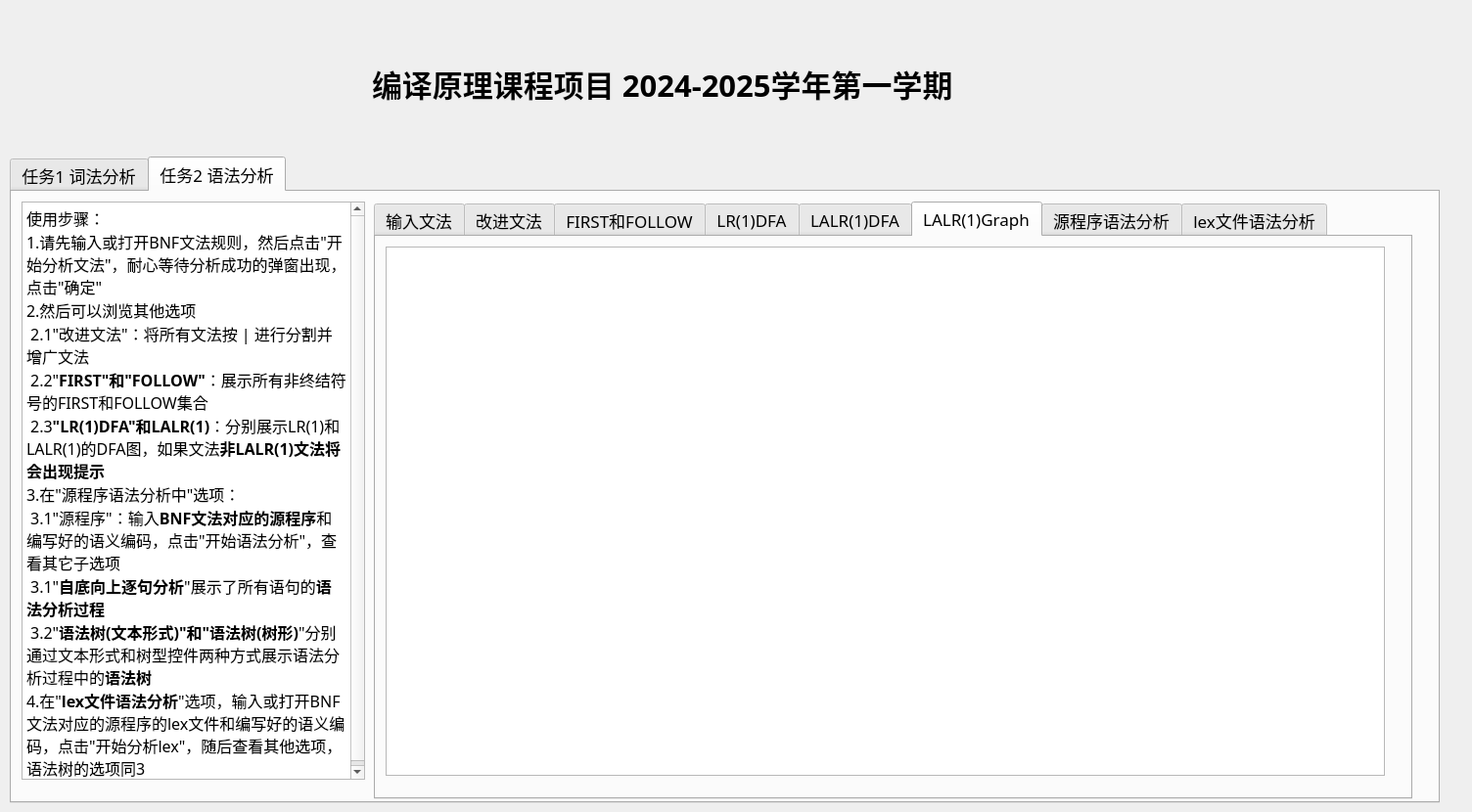
<?xml version="1.0" encoding="UTF-8"?>
<ui version="4.0">
 <class>Widget</class>
 <widget class="QWidget" name="Widget">
  <property name="geometry">
   <rect>
    <x>0</x>
    <y>0</y>
    <width>1504</width>
    <height>830</height>
   </rect>
  </property>
  <property name="windowTitle">
   <string>Widget</string>
  </property>
  <widget class="QTabWidget" name="tabWidget_2">
   <property name="geometry">
    <rect>
     <x>10</x>
     <y>160</y>
     <width>1461</width>
     <height>661</height>
    </rect>
   </property>
   <property name="font">
    <font>
     <family>等线</family>
     <pointsize>13</pointsize>
    </font>
   </property>
   <property name="currentIndex">
    <number>1</number>
   </property>
   <widget class="QWidget" name="tab_6">
    <attribute name="title">
     <string>任务1 词法分析</string>
    </attribute>
    <widget class="QTabWidget" name="tabWidget">
     <property name="geometry">
      <rect>
       <x>370</x>
       <y>10</y>
       <width>1051</width>
       <height>601</height>
      </rect>
     </property>
     <property name="font">
      <font>
       <family>等线</family>
       <pointsize>13</pointsize>
      </font>
     </property>
     <property name="currentIndex">
      <number>1</number>
     </property>
     <widget class="QWidget" name="tab_5">
      <attribute name="title">
       <string>正则表达式</string>
      </attribute>
      <widget class="QPlainTextEdit" name="plainTextEdit_2">
       <property name="geometry">
        <rect>
         <x>10</x>
         <y>200</y>
         <width>791</width>
         <height>351</height>
        </rect>
       </property>
       <property name="font">
        <font>
         <family>Consolas</family>
         <pointsize>14</pointsize>
        </font>
       </property>
       <property name="toolTip">
        <string>&lt;html&gt;&lt;head/&gt;&lt;body&gt;&lt;p&gt;&lt;br/&gt;&lt;/p&gt;&lt;/body&gt;&lt;/html&gt;</string>
       </property>
       <property name="plainText">
        <string/>
       </property>
       <property name="placeholderText">
        <string/>
       </property>
      </widget>
      <widget class="QPushButton" name="pushButton_6">
       <property name="geometry">
        <rect>
         <x>820</x>
         <y>170</y>
         <width>191</width>
         <height>51</height>
        </rect>
       </property>
       <property name="font">
        <font>
         <family>微软雅黑</family>
         <pointsize>12</pointsize>
        </font>
       </property>
       <property name="text">
        <string>上传正则表达式</string>
       </property>
      </widget>
      <widget class="QCheckBox" name="checkBox">
       <property name="geometry">
        <rect>
         <x>840</x>
         <y>40</y>
         <width>141</width>
         <height>41</height>
        </rect>
       </property>
       <property name="font">
        <font>
         <family>微软雅黑</family>
         <pointsize>12</pointsize>
        </font>
       </property>
       <property name="text">
        <string>忽略大小写区别</string>
       </property>
       <property name="tristate">
        <bool>false</bool>
       </property>
      </widget>
      <widget class="QPushButton" name="pushButton">
       <property name="geometry">
        <rect>
         <x>820</x>
         <y>450</y>
         <width>191</width>
         <height>61</height>
        </rect>
       </property>
       <property name="font">
        <font>
         <family>微软雅黑</family>
         <pointsize>12</pointsize>
        </font>
       </property>
       <property name="text">
        <string>开始正则表达式分析</string>
       </property>
      </widget>
      <widget class="QPushButton" name="pushButton_7">
       <property name="geometry">
        <rect>
         <x>820</x>
         <y>300</y>
         <width>191</width>
         <height>61</height>
        </rect>
       </property>
       <property name="font">
        <font>
         <family>微软雅黑</family>
         <pointsize>12</pointsize>
        </font>
       </property>
       <property name="text">
        <string>保存正则表达式</string>
       </property>
      </widget>
      <widget class="QTextBrowser" name="textBrowser_2">
       <property name="geometry">
        <rect>
         <x>10</x>
         <y>10</y>
         <width>791</width>
         <height>131</height>
        </rect>
       </property>
       <property name="html">
        <string>&lt;!DOCTYPE HTML PUBLIC &quot;-//W3C//DTD HTML 4.0//EN&quot; &quot;http://www.w3.org/TR/REC-html40/strict.dtd&quot;&gt;
&lt;html&gt;&lt;head&gt;&lt;meta name=&quot;qrichtext&quot; content=&quot;1&quot; /&gt;&lt;style type=&quot;text/css&quot;&gt;
p, li { white-space: pre-wrap; }
&lt;/style&gt;&lt;/head&gt;&lt;body style=&quot; font-family:'等线','等线'; font-size:13pt; font-weight:400; font-style:normal;&quot;&gt;
&lt;p style=&quot; margin-top:0px; margin-bottom:0px; margin-left:0px; margin-right:0px; -qt-block-indent:0; text-indent:0px;&quot;&gt;&lt;span style=&quot; font-family:'SimSun'; font-size:12pt;&quot;&gt;正则表达式输入规则：&lt;/span&gt;&lt;/p&gt;
&lt;p style=&quot; margin-top:0px; margin-bottom:0px; margin-left:0px; margin-right:0px; -qt-block-indent:0; text-indent:0px;&quot;&gt;&lt;span style=&quot; font-family:'SimSun'; font-size:12pt;&quot;&gt;1. 本项目&lt;/span&gt;&lt;span style=&quot; font-family:'SimSun'; font-size:12pt; font-weight:600;&quot;&gt;支持命名操作&lt;/span&gt;&lt;span style=&quot; font-family:'SimSun'; font-size:12pt;&quot;&gt;，输入中&lt;/span&gt;&lt;span style=&quot; font-family:'SimSun'; font-size:12pt; font-weight:600;&quot;&gt;必须包含&lt;/span&gt;&lt;span style=&quot; font-family:'SimSun'; font-size:12pt;&quot;&gt;这些命名：operators,operators_name,letter,digit,num,comment,_final其中&lt;/span&gt;&lt;span style=&quot; font-family:'SimSun'; font-size:12pt; font-weight:600;&quot;&gt;加下划线的_final&lt;/span&gt;&lt;span style=&quot; font-family:'SimSun'; font-size:12pt;&quot;&gt;表示该正则表达式需要生成DFA图&lt;/span&gt;&lt;/p&gt;
&lt;p style=&quot; margin-top:0px; margin-bottom:0px; margin-left:0px; margin-right:0px; -qt-block-indent:0; text-indent:0px;&quot;&gt;&lt;span style=&quot; font-family:'SimSun'; font-size:12pt;&quot;&gt;2. 所有正则表达式中输入中只能有一个_final&lt;/span&gt;&lt;/p&gt;
&lt;p style=&quot; margin-top:0px; margin-bottom:0px; margin-left:0px; margin-right:0px; -qt-block-indent:0; text-indent:0px;&quot;&gt;&lt;span style=&quot; font-family:'SimSun'; font-size:12pt;&quot;&gt;3. 本项目支持的正则表达式运算符号：转义符号()、连接、 选择(|)、 \n 闭包(*)、 正闭包（+）、 [ ]、 可选（?）、 括号 ( )&lt;/span&gt;&lt;/p&gt;&lt;/body&gt;&lt;/html&gt;</string>
       </property>
      </widget>
      <widget class="QLabel" name="label_7">
       <property name="geometry">
        <rect>
         <x>10</x>
         <y>160</y>
         <width>491</width>
         <height>31</height>
        </rect>
       </property>
       <property name="font">
        <font>
         <family>等线</family>
         <pointsize>15</pointsize>
        </font>
       </property>
       <property name="text">
        <string>请在以下窗口输入正则表达式:</string>
       </property>
      </widget>
     </widget>
     <widget class="QWidget" name="NFAWidget">
      <attribute name="title">
       <string>NFA</string>
      </attribute>
      <widget class="QTableWidget" name="NFAtable">
       <property name="geometry">
        <rect>
         <x>10</x>
         <y>10</y>
         <width>1021</width>
         <height>541</height>
        </rect>
       </property>
      </widget>
     </widget>
     <widget class="QWidget" name="DFAWidget">
      <attribute name="title">
       <string>DFA</string>
      </attribute>
      <widget class="QTableWidget" name="DFAtable">
       <property name="geometry">
        <rect>
         <x>10</x>
         <y>10</y>
         <width>1021</width>
         <height>541</height>
        </rect>
       </property>
       <property name="verticalScrollBarPolicy">
        <enum>Qt::ScrollBarAlwaysOn</enum>
       </property>
       <property name="horizontalScrollBarPolicy">
        <enum>Qt::ScrollBarAlwaysOn</enum>
       </property>
       <property name="sizeAdjustPolicy">
        <enum>QAbstractScrollArea::AdjustToContents</enum>
       </property>
      </widget>
     </widget>
     <widget class="QWidget" name="tab">
      <attribute name="title">
       <string>最小化DFA</string>
      </attribute>
      <widget class="QTableWidget" name="minDFAtable">
       <property name="geometry">
        <rect>
         <x>10</x>
         <y>10</y>
         <width>1021</width>
         <height>541</height>
        </rect>
       </property>
      </widget>
     </widget>
     <widget class="QWidget" name="tab_3">
      <attribute name="title">
       <string>编辑/保存sample文件</string>
      </attribute>
      <widget class="QPlainTextEdit" name="sampleEdit">
       <property name="geometry">
        <rect>
         <x>10</x>
         <y>80</y>
         <width>811</width>
         <height>451</height>
        </rect>
       </property>
       <property name="font">
        <font>
         <family>等线</family>
         <pointsize>13</pointsize>
        </font>
       </property>
      </widget>
      <widget class="QPushButton" name="openSampleButton">
       <property name="geometry">
        <rect>
         <x>840</x>
         <y>150</y>
         <width>161</width>
         <height>61</height>
        </rect>
       </property>
       <property name="font">
        <font>
         <family>霞鹜文楷</family>
         <pointsize>12</pointsize>
        </font>
       </property>
       <property name="text">
        <string>打开sample文件</string>
       </property>
      </widget>
      <widget class="QPushButton" name="saveSampleButton">
       <property name="geometry">
        <rect>
         <x>840</x>
         <y>280</y>
         <width>161</width>
         <height>51</height>
        </rect>
       </property>
       <property name="font">
        <font>
         <family>霞鹜文楷</family>
         <pointsize>12</pointsize>
        </font>
       </property>
       <property name="text">
        <string>保存sample文件</string>
       </property>
      </widget>
      <widget class="QLabel" name="label_14">
       <property name="geometry">
        <rect>
         <x>30</x>
         <y>30</y>
         <width>901</width>
         <height>41</height>
        </rect>
       </property>
       <property name="font">
        <font>
         <family>等线</family>
         <pointsize>13</pointsize>
        </font>
       </property>
       <property name="text">
        <string>说明：sample文件是词法分析程序所要分析的对象，您可以在这里编辑并保存sample文件。</string>
       </property>
      </widget>
     </widget>
     <widget class="QWidget" name="tab_2">
      <attribute name="title">
       <string>词法分析源程序</string>
      </attribute>
      <widget class="QTextBrowser" name="codeBrowser">
       <property name="geometry">
        <rect>
         <x>10</x>
         <y>160</y>
         <width>1021</width>
         <height>381</height>
        </rect>
       </property>
       <property name="font">
        <font>
         <family>等线</family>
         <pointsize>12</pointsize>
        </font>
       </property>
      </widget>
      <widget class="QPushButton" name="pushButton_2">
       <property name="geometry">
        <rect>
         <x>760</x>
         <y>20</y>
         <width>251</width>
         <height>51</height>
        </rect>
       </property>
       <property name="font">
        <font>
         <family>等线</family>
         <pointsize>13</pointsize>
        </font>
       </property>
       <property name="text">
        <string>生成并保存词法分析源码</string>
       </property>
      </widget>
      <widget class="QPushButton" name="pushButton_3">
       <property name="geometry">
        <rect>
         <x>760</x>
         <y>90</y>
         <width>251</width>
         <height>51</height>
        </rect>
       </property>
       <property name="font">
        <font>
         <family>等线</family>
         <pointsize>13</pointsize>
        </font>
       </property>
       <property name="text">
        <string>编译运行代码</string>
       </property>
      </widget>
      <widget class="QLabel" name="label_15">
       <property name="geometry">
        <rect>
         <x>30</x>
         <y>60</y>
         <width>791</width>
         <height>31</height>
        </rect>
       </property>
       <property name="font">
        <font>
         <family>霞鹜文楷</family>
         <pointsize>13</pointsize>
        </font>
       </property>
       <property name="text">
        <string/>
       </property>
      </widget>
      <widget class="QLabel" name="label_17">
       <property name="geometry">
        <rect>
         <x>30</x>
         <y>100</y>
         <width>661</width>
         <height>31</height>
        </rect>
       </property>
       <property name="font">
        <font>
         <family>霞鹜文楷</family>
         <pointsize>13</pointsize>
        </font>
       </property>
       <property name="text">
        <string/>
       </property>
      </widget>
      <widget class="QTextBrowser" name="textBrowser_5">
       <property name="geometry">
        <rect>
         <x>20</x>
         <y>10</y>
         <width>731</width>
         <height>141</height>
        </rect>
       </property>
       <property name="font">
        <font>
         <family>等线</family>
         <pointsize>12</pointsize>
        </font>
       </property>
       <property name="html">
        <string>&lt;!DOCTYPE HTML PUBLIC &quot;-//W3C//DTD HTML 4.0//EN&quot; &quot;http://www.w3.org/TR/REC-html40/strict.dtd&quot;&gt;
&lt;html&gt;&lt;head&gt;&lt;meta name=&quot;qrichtext&quot; content=&quot;1&quot; /&gt;&lt;style type=&quot;text/css&quot;&gt;
p, li { white-space: pre-wrap; }
&lt;/style&gt;&lt;/head&gt;&lt;body style=&quot; font-family:'等线','等线','等线'; font-size:12pt; font-weight:400; font-style:normal;&quot;&gt;
&lt;p style=&quot; margin-top:0px; margin-bottom:0px; margin-left:0px; margin-right:0px; -qt-block-indent:0; text-indent:0px;&quot;&gt;&lt;span style=&quot; font-family:'霞鹜文楷'; font-size:13pt;&quot;&gt;说明：1. 您需要先选择源码保存位置，输入文件后缀名，才可以浏览源码；2. 保存源码后，才可以编译运行源码，注意需要将sample文件保存到相同的路径下；3. 如果运行成功，运行的结果将展示在&amp;quot;lex&amp;quot;选项卡中。&lt;/span&gt;&lt;/p&gt;&lt;/body&gt;&lt;/html&gt;</string>
       </property>
      </widget>
     </widget>
     <widget class="QWidget" name="tab_4">
      <attribute name="title">
       <string>lex</string>
      </attribute>
      <widget class="QTextBrowser" name="lexBrewser">
       <property name="geometry">
        <rect>
         <x>20</x>
         <y>80</y>
         <width>411</width>
         <height>471</height>
        </rect>
       </property>
       <property name="font">
        <font>
         <family>等线</family>
         <pointsize>12</pointsize>
        </font>
       </property>
      </widget>
      <widget class="QPushButton" name="openLexButton">
       <property name="geometry">
        <rect>
         <x>830</x>
         <y>330</y>
         <width>191</width>
         <height>41</height>
        </rect>
       </property>
       <property name="font">
        <font>
         <family>等线</family>
         <pointsize>12</pointsize>
        </font>
       </property>
       <property name="text">
        <string>打开lex文件</string>
       </property>
      </widget>
      <widget class="QLabel" name="label_16">
       <property name="geometry">
        <rect>
         <x>830</x>
         <y>200</y>
         <width>201</width>
         <height>61</height>
        </rect>
       </property>
       <property name="font">
        <font>
         <family>等线</family>
         <pointsize>13</pointsize>
        </font>
       </property>
       <property name="text">
        <string>您也可以点击按钮
手动打开lex文件</string>
       </property>
      </widget>
      <widget class="QTextBrowser" name="lexCodeBrowser">
       <property name="geometry">
        <rect>
         <x>450</x>
         <y>80</y>
         <width>351</width>
         <height>471</height>
        </rect>
       </property>
       <property name="font">
        <font>
         <family>等线</family>
         <pointsize>12</pointsize>
        </font>
       </property>
      </widget>
      <widget class="QLabel" name="label_18">
       <property name="geometry">
        <rect>
         <x>170</x>
         <y>50</y>
         <width>91</width>
         <height>31</height>
        </rect>
       </property>
       <property name="font">
        <font>
         <family>等线</family>
         <pointsize>13</pointsize>
        </font>
       </property>
       <property name="text">
        <string>lex编码</string>
       </property>
      </widget>
      <widget class="QLabel" name="label_19">
       <property name="geometry">
        <rect>
         <x>460</x>
         <y>50</y>
         <width>361</width>
         <height>31</height>
        </rect>
       </property>
       <property name="font">
        <font>
         <family>等线</family>
         <pointsize>13</pointsize>
        </font>
       </property>
       <property name="text">
        <string>lex编码对照表（由正则表达式生成）</string>
       </property>
      </widget>
     </widget>
    </widget>
    <widget class="QTextBrowser" name="textBrowser">
     <property name="geometry">
      <rect>
       <x>10</x>
       <y>10</y>
       <width>351</width>
       <height>591</height>
      </rect>
     </property>
     <property name="html">
      <string>&lt;!DOCTYPE HTML PUBLIC &quot;-//W3C//DTD HTML 4.0//EN&quot; &quot;http://www.w3.org/TR/REC-html40/strict.dtd&quot;&gt;
&lt;html&gt;&lt;head&gt;&lt;meta name=&quot;qrichtext&quot; content=&quot;1&quot; /&gt;&lt;style type=&quot;text/css&quot;&gt;
p, li { white-space: pre-wrap; }
&lt;/style&gt;&lt;/head&gt;&lt;body style=&quot; font-family:'等线'; font-size:13pt; font-weight:400; font-style:normal;&quot;&gt;
&lt;p align=&quot;center&quot; style=&quot; margin-top:0px; margin-bottom:0px; margin-left:0px; margin-right:0px; -qt-block-indent:0; text-indent:0px;&quot;&gt;&lt;span style=&quot; font-family:'SimSun'; font-size:12pt;&quot;&gt;使用步骤&lt;/span&gt;&lt;/p&gt;
&lt;p style=&quot; margin-top:0px; margin-bottom:0px; margin-left:0px; margin-right:0px; -qt-block-indent:0; text-indent:0px;&quot;&gt;&lt;span style=&quot; font-family:'SimSun'; font-size:12pt;&quot;&gt;1.请先查看并阅读&lt;/span&gt;&lt;span style=&quot; font-family:'SimSun'; font-size:12pt; font-weight:600;&quot;&gt;正则表达式的输入规则&lt;/span&gt;&lt;/p&gt;
&lt;p style=&quot; margin-top:0px; margin-bottom:0px; margin-left:0px; margin-right:0px; -qt-block-indent:0; text-indent:0px;&quot;&gt;&lt;span style=&quot; font-family:'SimSun'; font-size:12pt;&quot;&gt;2.请手动输入正则表达或打开正则表达式文件，同时可以根据语言特性选择是否&amp;quot;忽略大小写&amp;quot;。&lt;/span&gt;&lt;/p&gt;
&lt;p style=&quot; margin-top:0px; margin-bottom:0px; margin-left:0px; margin-right:0px; -qt-block-indent:0; text-indent:0px;&quot;&gt;&lt;span style=&quot; font-family:'SimSun'; font-size:12pt;&quot;&gt;3.点击&amp;quot;开始分析&amp;quot;&lt;/span&gt;&lt;/p&gt;
&lt;p style=&quot; margin-top:0px; margin-bottom:0px; margin-left:0px; margin-right:0px; -qt-block-indent:0; text-indent:0px;&quot;&gt;&lt;span style=&quot; font-family:'SimSun'; font-size:12pt;&quot;&gt;4.分析完毕后，再点击其他按钮查看结果：&lt;/span&gt;&lt;span style=&quot; font-family:'SimSun'; font-size:12pt; font-weight:600;&quot;&gt;&amp;quot;NFA&amp;quot;,&amp;quot;DFA&amp;quot;,&amp;quot;最小化DFA&amp;quot;&lt;/span&gt;&lt;span style=&quot; font-family:'SimSun'; font-size:12pt;&quot;&gt;，以上三个分析结果均以状态转换表的形式呈现&lt;/span&gt;&lt;/p&gt;
&lt;p style=&quot; margin-top:0px; margin-bottom:0px; margin-left:0px; margin-right:0px; -qt-block-indent:0; text-indent:0px;&quot;&gt;&lt;span style=&quot; font-family:'SimSun'; font-size:12pt;&quot;&gt;5.选择&amp;quot;&lt;/span&gt;&lt;span style=&quot; font-family:'SimSun'; font-size:12pt; font-weight:600;&quot;&gt;词法分析源程序&lt;/span&gt;&lt;span style=&quot; font-family:'SimSun'; font-size:12pt;&quot;&gt;&amp;quot;选项，点击&amp;quot;保存源码&amp;quot;按钮，源码将以lexer.c文件保存到指定路径下。&lt;/span&gt;&lt;/p&gt;
&lt;p style=&quot; margin-top:0px; margin-bottom:0px; margin-left:0px; margin-right:0px; -qt-block-indent:0; text-indent:0px;&quot;&gt;&lt;span style=&quot; font-family:'SimSun'; font-size:12pt;&quot;&gt;6.选择&amp;quot;sanple&amp;quot;选项，用户可以在该窗口下编辑或打开查看sample文件，同时需要制定文件后缀&lt;/span&gt;&lt;/p&gt;
&lt;p style=&quot; margin-top:0px; margin-bottom:0px; margin-left:0px; margin-right:0px; -qt-block-indent:0; text-indent:0px;&quot;&gt;&lt;span style=&quot; font-family:'SimSun'; font-size:12pt;&quot;&gt;7.由于词法分析源程序中内置了文件读写的代码，因此在&amp;quot;词法分析源程序&amp;quot;选项中，需要用户手动输入要分析的sample文件的后缀，可以输入tny或minic。源码保存完毕后，点击&lt;/span&gt;&lt;span style=&quot; font-family:'SimSun'; font-size:12pt; font-weight:600;&quot;&gt;&amp;quot;编译运行源码&lt;/span&gt;&lt;span style=&quot; font-family:'SimSun'; font-size:12pt;&quot;&gt;&amp;quot;即可对运行词法分析程序。等待一段时间后，出现弹窗，提示运行完毕，可在&amp;quot;&lt;/span&gt;&lt;span style=&quot; font-family:'SimSun'; font-size:12pt; font-weight:600;&quot;&gt;lex&lt;/span&gt;&lt;span style=&quot; font-family:'SimSun'; font-size:12pt;&quot;&gt;&amp;quot;选项下直接查看lex文件的内容，即可查看对sample文件的所有&lt;/span&gt;&lt;span style=&quot; font-family:'SimSun'; font-size:12pt; font-weight:600;&quot;&gt;单词编码&lt;/span&gt;&lt;/p&gt;&lt;/body&gt;&lt;/html&gt;</string>
     </property>
    </widget>
   </widget>
   <widget class="QWidget" name="tab_7">
    <attribute name="title">
     <string>任务2 语法分析</string>
    </attribute>
    <widget class="QTextBrowser" name="textBrowser_4">
     <property name="geometry">
      <rect>
       <x>10</x>
       <y>10</y>
       <width>351</width>
       <height>591</height>
      </rect>
     </property>
     <property name="html">
      <string>&lt;!DOCTYPE HTML PUBLIC &quot;-//W3C//DTD HTML 4.0//EN&quot; &quot;http://www.w3.org/TR/REC-html40/strict.dtd&quot;&gt;
&lt;html&gt;&lt;head&gt;&lt;meta name=&quot;qrichtext&quot; content=&quot;1&quot; /&gt;&lt;style type=&quot;text/css&quot;&gt;
p, li { white-space: pre-wrap; }
&lt;/style&gt;&lt;/head&gt;&lt;body style=&quot; font-family:'等线'; font-size:13pt; font-weight:400; font-style:normal;&quot;&gt;
&lt;p style=&quot; margin-top:0px; margin-bottom:0px; margin-left:0px; margin-right:0px; -qt-block-indent:0; text-indent:0px;&quot;&gt;&lt;span style=&quot; font-family:'SimSun'; font-size:12pt;&quot;&gt;使用步骤：&lt;/span&gt;&lt;/p&gt;
&lt;p style=&quot; margin-top:0px; margin-bottom:0px; margin-left:0px; margin-right:0px; -qt-block-indent:0; text-indent:0px;&quot;&gt;&lt;span style=&quot; font-family:'SimSun'; font-size:12pt;&quot;&gt;1.请先输入或打开BNF文法规则，然后点击&amp;quot;开始分析文法&amp;quot;，耐心等待分析成功的弹窗出现，点击&amp;quot;确定&amp;quot;&lt;/span&gt;&lt;/p&gt;
&lt;p style=&quot; margin-top:0px; margin-bottom:0px; margin-left:0px; margin-right:0px; -qt-block-indent:0; text-indent:0px;&quot;&gt;&lt;span style=&quot; font-family:'SimSun'; font-size:12pt;&quot;&gt;2.然后可以浏览其他选项&lt;/span&gt;&lt;/p&gt;
&lt;p style=&quot; margin-top:0px; margin-bottom:0px; margin-left:0px; margin-right:0px; -qt-block-indent:0; text-indent:0px;&quot;&gt;&lt;span style=&quot; font-family:'SimSun'; font-size:12pt;&quot;&gt; 2.1&amp;quot;改进文法&amp;quot;：将所有文法按 | 进行分割并增广文法&lt;/span&gt;&lt;/p&gt;
&lt;p style=&quot; margin-top:0px; margin-bottom:0px; margin-left:0px; margin-right:0px; -qt-block-indent:0; text-indent:0px;&quot;&gt;&lt;span style=&quot; font-family:'SimSun'; font-size:12pt;&quot;&gt; 2.2&amp;quot;&lt;/span&gt;&lt;span style=&quot; font-family:'SimSun'; font-size:12pt; font-weight:600;&quot;&gt;FIRST&amp;quot;和&amp;quot;FOLLOW&amp;quot;&lt;/span&gt;&lt;span style=&quot; font-family:'SimSun'; font-size:12pt;&quot;&gt;：展示所有非终结符号的FIRST和FOLLOW集合&lt;/span&gt;&lt;/p&gt;
&lt;p style=&quot; margin-top:0px; margin-bottom:0px; margin-left:0px; margin-right:0px; -qt-block-indent:0; text-indent:0px;&quot;&gt;&lt;span style=&quot; font-family:'SimSun'; font-size:12pt;&quot;&gt; 2.3&lt;/span&gt;&lt;span style=&quot; font-family:'SimSun'; font-size:12pt; font-weight:600;&quot;&gt;&amp;quot;LR(1)DFA&amp;quot;和LALR(1)&lt;/span&gt;&lt;span style=&quot; font-family:'SimSun'; font-size:12pt;&quot;&gt;：分别展示LR(1)和LALR(1)的DFA图，如果文法&lt;/span&gt;&lt;span style=&quot; font-family:'SimSun'; font-size:12pt; font-weight:600;&quot;&gt;非LALR(1)文法将会出现提示&lt;/span&gt;&lt;/p&gt;
&lt;p style=&quot; margin-top:0px; margin-bottom:0px; margin-left:0px; margin-right:0px; -qt-block-indent:0; text-indent:0px;&quot;&gt;&lt;span style=&quot; font-family:'SimSun'; font-size:12pt;&quot;&gt;3.在&amp;quot;源程序语法分析中&amp;quot;选项：&lt;/span&gt;&lt;/p&gt;
&lt;p style=&quot; margin-top:0px; margin-bottom:0px; margin-left:0px; margin-right:0px; -qt-block-indent:0; text-indent:0px;&quot;&gt;&lt;span style=&quot; font-family:'SimSun'; font-size:12pt;&quot;&gt; 3.1&amp;quot;源程序&amp;quot;：输入&lt;/span&gt;&lt;span style=&quot; font-family:'SimSun'; font-size:12pt; font-weight:600;&quot;&gt;BNF文法对应的源程序&lt;/span&gt;&lt;span style=&quot; font-family:'SimSun'; font-size:12pt;&quot;&gt;和编写好的语义编码，点击&amp;quot;开始语法分析&amp;quot;，查看其它子选项&lt;/span&gt;&lt;/p&gt;
&lt;p style=&quot; margin-top:0px; margin-bottom:0px; margin-left:0px; margin-right:0px; -qt-block-indent:0; text-indent:0px;&quot;&gt;&lt;span style=&quot; font-family:'SimSun'; font-size:12pt;&quot;&gt; 3.1&amp;quot;&lt;/span&gt;&lt;span style=&quot; font-family:'SimSun'; font-size:12pt; font-weight:600;&quot;&gt;自底向上逐句分析&lt;/span&gt;&lt;span style=&quot; font-family:'SimSun'; font-size:12pt;&quot;&gt;&amp;quot;展示了所有语句的&lt;/span&gt;&lt;span style=&quot; font-family:'SimSun'; font-size:12pt; font-weight:600;&quot;&gt;语法分析过程&lt;/span&gt;&lt;/p&gt;
&lt;p style=&quot; margin-top:0px; margin-bottom:0px; margin-left:0px; margin-right:0px; -qt-block-indent:0; text-indent:0px;&quot;&gt;&lt;span style=&quot; font-family:'SimSun'; font-size:12pt;&quot;&gt; 3.2&amp;quot;&lt;/span&gt;&lt;span style=&quot; font-family:'SimSun'; font-size:12pt; font-weight:600;&quot;&gt;语法树(文本形式)&amp;quot;和&amp;quot;语法树(树形)&lt;/span&gt;&lt;span style=&quot; font-family:'SimSun'; font-size:12pt;&quot;&gt;&amp;quot;分别通过文本形式和树型控件两种方式展示语法分析过程中的&lt;/span&gt;&lt;span style=&quot; font-family:'SimSun'; font-size:12pt; font-weight:600;&quot;&gt;语法树&lt;/span&gt;&lt;/p&gt;
&lt;p style=&quot; margin-top:0px; margin-bottom:0px; margin-left:0px; margin-right:0px; -qt-block-indent:0; text-indent:0px;&quot;&gt;&lt;span style=&quot; font-family:'SimSun'; font-size:12pt;&quot;&gt;4.在&amp;quot;&lt;/span&gt;&lt;span style=&quot; font-family:'SimSun'; font-size:12pt; font-weight:600;&quot;&gt;lex文件语法分析&lt;/span&gt;&lt;span style=&quot; font-family:'SimSun'; font-size:12pt;&quot;&gt;&amp;quot;选项，输入或打开BNF文法对应的源程序的lex文件和编写好的语义编码，点击&amp;quot;开始分析lex&amp;quot;，随后查看其他选项，语法树的选项同3&lt;/span&gt;&lt;/p&gt;&lt;/body&gt;&lt;/html&gt;</string>
     </property>
    </widget>
    <widget class="QTabWidget" name="tabWidget_3">
     <property name="geometry">
      <rect>
       <x>370</x>
       <y>10</y>
       <width>1061</width>
       <height>611</height>
      </rect>
     </property>
     <property name="font">
      <font>
       <family>等线</family>
       <pointsize>13</pointsize>
      </font>
     </property>
     <property name="currentIndex">
      <number>5</number>
     </property>
     <widget class="QWidget" name="tab_16">
      <attribute name="title">
       <string>输入文法</string>
      </attribute>
      <widget class="QPlainTextEdit" name="plainTextEdit">
       <property name="geometry">
        <rect>
         <x>10</x>
         <y>10</y>
         <width>831</width>
         <height>541</height>
        </rect>
       </property>
       <property name="font">
        <font>
         <family>等线</family>
         <pointsize>13</pointsize>
        </font>
       </property>
      </widget>
      <widget class="QPushButton" name="analyze">
       <property name="geometry">
        <rect>
         <x>870</x>
         <y>380</y>
         <width>171</width>
         <height>51</height>
        </rect>
       </property>
       <property name="font">
        <font>
         <family>霞鹜文楷</family>
         <pointsize>14</pointsize>
        </font>
       </property>
       <property name="text">
        <string>开始分析文法</string>
       </property>
      </widget>
      <widget class="QPushButton" name="saveFile">
       <property name="geometry">
        <rect>
         <x>870</x>
         <y>100</y>
         <width>171</width>
         <height>51</height>
        </rect>
       </property>
       <property name="font">
        <font>
         <family>霞鹜文楷</family>
         <pointsize>14</pointsize>
        </font>
       </property>
       <property name="text">
        <string>保存文法规则</string>
       </property>
      </widget>
      <widget class="QPushButton" name="openFile">
       <property name="geometry">
        <rect>
         <x>870</x>
         <y>240</y>
         <width>171</width>
         <height>51</height>
        </rect>
       </property>
       <property name="font">
        <font>
         <family>霞鹜文楷</family>
         <pointsize>14</pointsize>
        </font>
       </property>
       <property name="text">
        <string>打开文法规则</string>
       </property>
      </widget>
     </widget>
     <widget class="QWidget" name="tab_8">
      <attribute name="title">
       <string>改进文法</string>
      </attribute>
      <widget class="QTextBrowser" name="textBrowser_3">
       <property name="geometry">
        <rect>
         <x>10</x>
         <y>10</y>
         <width>1031</width>
         <height>551</height>
        </rect>
       </property>
       <property name="font">
        <font>
         <family>等线</family>
         <pointsize>13</pointsize>
        </font>
       </property>
      </widget>
     </widget>
     <widget class="QWidget" name="tab_9">
      <attribute name="title">
       <string>FIRST和FOLLOW</string>
      </attribute>
      <widget class="QTableWidget" name="firstTable">
       <property name="geometry">
        <rect>
         <x>20</x>
         <y>10</y>
         <width>501</width>
         <height>541</height>
        </rect>
       </property>
       <property name="font">
        <font>
         <family>等线</family>
         <pointsize>11</pointsize>
        </font>
       </property>
      </widget>
      <widget class="QTableWidget" name="followTable">
       <property name="geometry">
        <rect>
         <x>540</x>
         <y>10</y>
         <width>501</width>
         <height>541</height>
        </rect>
       </property>
       <property name="font">
        <font>
         <family>等线</family>
         <pointsize>11</pointsize>
        </font>
       </property>
      </widget>
     </widget>
     <widget class="QWidget" name="tab_11">
      <attribute name="title">
       <string>LR(1)DFA</string>
      </attribute>
      <widget class="QTableWidget" name="LR1DFAGraphTable">
       <property name="geometry">
        <rect>
         <x>10</x>
         <y>10</y>
         <width>1031</width>
         <height>541</height>
        </rect>
       </property>
      </widget>
     </widget>
     <widget class="QWidget" name="tab_12">
      <attribute name="title">
       <string>LALR(1)DFA</string>
      </attribute>
      <widget class="QTableWidget" name="LALR1DFAGraphTable">
       <property name="geometry">
        <rect>
         <x>10</x>
         <y>10</y>
         <width>1031</width>
         <height>541</height>
        </rect>
       </property>
      </widget>
     </widget>
     <widget class="QWidget" name="tab_13">
      <attribute name="title">
       <string>LALR(1)Graph</string>
      </attribute>
      <widget class="QTableWidget" name="LALR1AnalyzeTable_2">
       <property name="geometry">
        <rect>
         <x>10</x>
         <y>10</y>
         <width>1021</width>
         <height>541</height>
        </rect>
       </property>
      </widget>
     </widget>
     <widget class="QWidget" name="tab_14">
      <attribute name="title">
       <string>源程序语法分析</string>
      </attribute>
      <widget class="QTabWidget" name="tabWidget_4">
       <property name="geometry">
        <rect>
         <x>10</x>
         <y>10</y>
         <width>1031</width>
         <height>551</height>
        </rect>
       </property>
       <property name="currentIndex">
        <number>0</number>
       </property>
       <widget class="QWidget" name="tab_15">
        <attribute name="title">
         <string>源程序</string>
        </attribute>
        <widget class="QPlainTextEdit" name="codePlainTextEdit">
         <property name="geometry">
          <rect>
           <x>10</x>
           <y>60</y>
           <width>381</width>
           <height>441</height>
          </rect>
         </property>
         <property name="font">
          <font>
           <family>等线</family>
           <pointsize>12</pointsize>
          </font>
         </property>
        </widget>
        <widget class="QPushButton" name="codeAnalyzeBtn">
         <property name="geometry">
          <rect>
           <x>800</x>
           <y>350</y>
           <width>201</width>
           <height>51</height>
          </rect>
         </property>
         <property name="font">
          <font>
           <family>等线</family>
           <pointsize>13</pointsize>
          </font>
         </property>
         <property name="text">
          <string>开始语法分析</string>
         </property>
        </widget>
        <widget class="QLabel" name="label_3">
         <property name="geometry">
          <rect>
           <x>60</x>
           <y>0</y>
           <width>301</width>
           <height>61</height>
          </rect>
         </property>
         <property name="font">
          <font>
           <family>等线</family>
           <pointsize>13</pointsize>
          </font>
         </property>
         <property name="text">
          <string>文法对应的源程序(不能有注释)</string>
         </property>
        </widget>
        <widget class="QPlainTextEdit" name="codeSemanticPlainTextEdit">
         <property name="geometry">
          <rect>
           <x>410</x>
           <y>60</y>
           <width>381</width>
           <height>441</height>
          </rect>
         </property>
         <property name="font">
          <font>
           <family>等线</family>
           <pointsize>12</pointsize>
          </font>
         </property>
        </widget>
        <widget class="QLabel" name="label_4">
         <property name="geometry">
          <rect>
           <x>500</x>
           <y>10</y>
           <width>211</width>
           <height>41</height>
          </rect>
         </property>
         <property name="font">
          <font>
           <family>等线</family>
           <pointsize>13</pointsize>
          </font>
         </property>
         <property name="text">
          <string>文法对应的语义编码</string>
         </property>
        </widget>
        <widget class="QPushButton" name="openCodeFileBtn">
         <property name="geometry">
          <rect>
           <x>800</x>
           <y>140</y>
           <width>201</width>
           <height>51</height>
          </rect>
         </property>
         <property name="font">
          <font>
           <family>等线</family>
           <pointsize>13</pointsize>
          </font>
         </property>
         <property name="text">
          <string>打开源程序文件</string>
         </property>
        </widget>
        <widget class="QPushButton" name="openSemanticBtn">
         <property name="geometry">
          <rect>
           <x>800</x>
           <y>240</y>
           <width>201</width>
           <height>51</height>
          </rect>
         </property>
         <property name="font">
          <font>
           <family>等线</family>
           <pointsize>13</pointsize>
          </font>
         </property>
         <property name="text">
          <string>打开语义编码文件</string>
         </property>
        </widget>
       </widget>
       <widget class="QWidget" name="tab_17">
        <attribute name="title">
         <string>自底向上逐句分析</string>
        </attribute>
        <widget class="QTableWidget" name="codeAnalyzeTable">
         <property name="geometry">
          <rect>
           <x>10</x>
           <y>10</y>
           <width>1001</width>
           <height>491</height>
          </rect>
         </property>
        </widget>
       </widget>
       <widget class="QWidget" name="tab_18">
        <attribute name="title">
         <string>语法树(文本形式)</string>
        </attribute>
        <widget class="QTextBrowser" name="simpleTreeBrowser">
         <property name="geometry">
          <rect>
           <x>10</x>
           <y>10</y>
           <width>1001</width>
           <height>491</height>
          </rect>
         </property>
         <property name="font">
          <font>
           <family>Consolas</family>
           <pointsize>13</pointsize>
          </font>
         </property>
        </widget>
       </widget>
       <widget class="QWidget" name="tab_19">
        <attribute name="title">
         <string>语法树（树形）</string>
        </attribute>
        <widget class="QTreeWidget" name="codeTreeWidget">
         <property name="geometry">
          <rect>
           <x>10</x>
           <y>10</y>
           <width>1001</width>
           <height>491</height>
          </rect>
         </property>
         <property name="font">
          <font>
           <family>等线</family>
           <pointsize>11</pointsize>
          </font>
         </property>
         <column>
          <property name="text">
           <string notr="true">1</string>
          </property>
         </column>
        </widget>
       </widget>
      </widget>
     </widget>
     <widget class="QWidget" name="tab_20">
      <attribute name="title">
       <string>lex文件语法分析</string>
      </attribute>
      <widget class="QTabWidget" name="tabWidget_5">
       <property name="geometry">
        <rect>
         <x>10</x>
         <y>10</y>
         <width>1031</width>
         <height>551</height>
        </rect>
       </property>
       <property name="font">
        <font>
         <family>等线</family>
         <pointsize>13</pointsize>
        </font>
       </property>
       <property name="currentIndex">
        <number>1</number>
       </property>
       <widget class="QWidget" name="tab_21">
        <attribute name="title">
         <string>打开lex</string>
        </attribute>
        <widget class="QLabel" name="label_6">
         <property name="geometry">
          <rect>
           <x>140</x>
           <y>20</y>
           <width>131</width>
           <height>31</height>
          </rect>
         </property>
         <property name="font">
          <font>
           <family>等线</family>
           <pointsize>13</pointsize>
          </font>
         </property>
         <property name="text">
          <string>lex文件内容</string>
         </property>
        </widget>
        <widget class="QPushButton" name="openLexFileBtn">
         <property name="geometry">
          <rect>
           <x>800</x>
           <y>140</y>
           <width>201</width>
           <height>51</height>
          </rect>
         </property>
         <property name="font">
          <font>
           <family>等线</family>
           <pointsize>13</pointsize>
          </font>
         </property>
         <property name="text">
          <string>打开lex文件</string>
         </property>
        </widget>
        <widget class="QPushButton" name="AnalyzeLex">
         <property name="geometry">
          <rect>
           <x>800</x>
           <y>350</y>
           <width>201</width>
           <height>51</height>
          </rect>
         </property>
         <property name="font">
          <font>
           <family>等线</family>
           <pointsize>13</pointsize>
          </font>
         </property>
         <property name="text">
          <string>开始语法分析</string>
         </property>
        </widget>
        <widget class="QLabel" name="label_8">
         <property name="geometry">
          <rect>
           <x>500</x>
           <y>10</y>
           <width>191</width>
           <height>41</height>
          </rect>
         </property>
         <property name="font">
          <font>
           <family>等线</family>
           <pointsize>13</pointsize>
          </font>
         </property>
         <property name="text">
          <string>lex对应的语义编码</string>
         </property>
        </widget>
        <widget class="QPushButton" name="openLexSemanticBtn">
         <property name="geometry">
          <rect>
           <x>800</x>
           <y>240</y>
           <width>201</width>
           <height>51</height>
          </rect>
         </property>
         <property name="font">
          <font>
           <family>等线</family>
           <pointsize>13</pointsize>
          </font>
         </property>
         <property name="text">
          <string>打开语义编码文件</string>
         </property>
        </widget>
        <widget class="QPlainTextEdit" name="lexEdit">
         <property name="geometry">
          <rect>
           <x>10</x>
           <y>60</y>
           <width>381</width>
           <height>441</height>
          </rect>
         </property>
         <property name="font">
          <font>
           <family>等线</family>
           <pointsize>12</pointsize>
          </font>
         </property>
        </widget>
        <widget class="QPlainTextEdit" name="lexSemanticEdit">
         <property name="geometry">
          <rect>
           <x>410</x>
           <y>60</y>
           <width>381</width>
           <height>441</height>
          </rect>
         </property>
         <property name="font">
          <font>
           <family>等线</family>
           <pointsize>12</pointsize>
          </font>
         </property>
        </widget>
        <zorder>label_8</zorder>
        <zorder>AnalyzeLex</zorder>
        <zorder>openLexFileBtn</zorder>
        <zorder>label_6</zorder>
        <zorder>openLexSemanticBtn</zorder>
        <zorder>lexEdit</zorder>
        <zorder>lexSemanticEdit</zorder>
       </widget>
       <widget class="QWidget" name="tab_10">
        <attribute name="title">
         <string>自底向上逐句分析</string>
        </attribute>
        <widget class="QTableWidget" name="lexAnalyzeTable">
         <property name="geometry">
          <rect>
           <x>10</x>
           <y>10</y>
           <width>1001</width>
           <height>491</height>
          </rect>
         </property>
         <property name="font">
          <font>
           <family>等线</family>
           <pointsize>10</pointsize>
          </font>
         </property>
        </widget>
       </widget>
       <widget class="QWidget" name="tab_22">
        <attribute name="title">
         <string>语法树(文本形式)</string>
        </attribute>
        <widget class="QTextBrowser" name="lexTreeBroswer">
         <property name="geometry">
          <rect>
           <x>10</x>
           <y>10</y>
           <width>1001</width>
           <height>491</height>
          </rect>
         </property>
         <property name="font">
          <font>
           <family>Consolas</family>
           <pointsize>13</pointsize>
          </font>
         </property>
        </widget>
       </widget>
       <widget class="QWidget" name="tab_23">
        <attribute name="title">
         <string>语法树（树形）</string>
        </attribute>
        <widget class="QTreeWidget" name="lexTreeWidget">
         <property name="geometry">
          <rect>
           <x>10</x>
           <y>10</y>
           <width>1001</width>
           <height>491</height>
          </rect>
         </property>
         <column>
          <property name="text">
           <string notr="true">1</string>
          </property>
         </column>
        </widget>
       </widget>
      </widget>
     </widget>
    </widget>
   </widget>
  </widget>
  <widget class="QLabel" name="label_9">
   <property name="geometry">
    <rect>
     <x>380</x>
     <y>60</y>
     <width>961</width>
     <height>51</height>
    </rect>
   </property>
   <property name="font">
    <font>
     <family>微软雅黑</family>
     <pointsize>23</pointsize>
     <weight>75</weight>
     <bold>true</bold>
    </font>
   </property>
   <property name="text">
    <string>编译原理课程项目 2024-2025学年第一学期</string>
   </property>
  </widget>
 </widget>
 <resources/>
 <connections/>
</ui>
